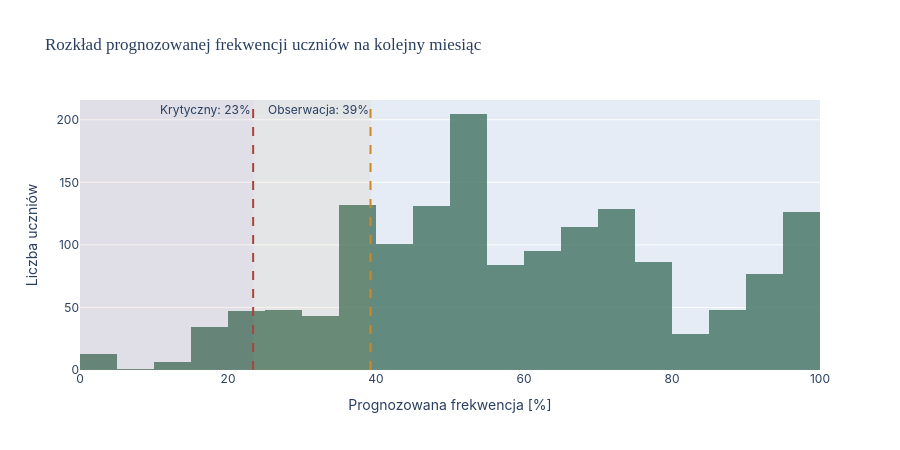

Notebook code cell kept with this figure:
### Markdown cell above
## Wykres: rozkład prognozowanej frekwencji + dwa progi alertu
Zamiast jednego sztywnego progu (który, jak ustaliliśmy, obejmuje większość szkoły) - dwa poziomy: **krytyczny** (dolne 5%, do natychmiastowej interwencji) i **do obserwacji** (dolne 20%, szerszy nadzór). Histogram pokazuje gdzie te progi faktycznie wypadają na tle całego rozkładu.

### Code cell
import plotly.graph_objects as go

PROG_KRYTYCZNY = ostatni_miesiac_kazdego_ucznia["prognoza_rf"].quantile(0.05)
PROG_OBSERWACJA = ostatni_miesiac_kazdego_ucznia["prognoza_rf"].quantile(0.20)

liczba_krytyczni = (ostatni_miesiac_kazdego_ucznia["prognoza_rf"] <= PROG_KRYTYCZNY).sum()
liczba_obserwacja = (
    (ostatni_miesiac_kazdego_ucznia["prognoza_rf"] > PROG_KRYTYCZNY) &
    (ostatni_miesiac_kazdego_ucznia["prognoza_rf"] <= PROG_OBSERWACJA)
).sum()

print(f"Krytyczny (≤{PROG_KRYTYCZNY:.1f}%): {liczba_krytyczni} uczniów")
print(f"Do obserwacji ({PROG_KRYTYCZNY:.1f}–{PROG_OBSERWACJA:.1f}%): {liczba_obserwacja} uczniów")
print(f"Reszta (>{PROG_OBSERWACJA:.1f}%): {len(ostatni_miesiac_kazdego_ucznia) - liczba_krytyczni - liczba_obserwacja} uczniów")

fig = go.Figure()
fig.add_trace(go.Histogram(
    x=ostatni_miesiac_kazdego_ucznia["prognoza_rf"],
    nbinsx=40, marker_color="#4C7A6B", opacity=0.85, name="Uczniowie"
))
fig.add_vline(x=PROG_KRYTYCZNY, line_dash="dash", line_color="#A8433A", line_width=2,
              annotation_text=f"Krytyczny: {PROG_KRYTYCZNY:.0f}%", annotation_position="top left")
fig.add_vline(x=PROG_OBSERWACJA, line_dash="dash", line_color="#C98A2C", line_width=2,
              annotation_text=f"Obserwacja: {PROG_OBSERWACJA:.0f}%", annotation_position="top left")
fig.add_vrect(x0=0, x1=PROG_KRYTYCZNY, fillcolor="#A8433A", opacity=0.08, line_width=0)
fig.add_vrect(x0=PROG_KRYTYCZNY, x1=PROG_OBSERWACJA, fillcolor="#C98A2C", opacity=0.08, line_width=0)

fig.update_layout(
    title="Rozkład prognozowanej frekwencji uczniów na kolejny miesiąc",
    xaxis_title="Prognozowana frekwencja [%]", yaxis_title="Liczba uczniów",
    height=450, showlegend=False,
    font=dict(family="Inter, sans-serif"),
    title_font=dict(family="Lora, serif", size=17),
)
fig.show()

### Figure 1 — Plotly figure (JSON) as saved in the notebook; plotly's stock layout.template omitted (floating-point values rounded to 4 significant figures; data arrays with more than 128 entries replaced by an {"elided": "..."} marker saying what was removed)
{"data": [{"marker": {"color": "#4C7A6B"}, "name": "Uczniowie", "nbinsx": 40, "opacity": 0.85, "type": "histogram", "x": {"elided": "1549 float values"}}], "layout": {"annotations": [{"showarrow": false, "text": "Krytyczny: 23%", "x": 23.4, "xanchor": "right", "xref": "x", "y": 1, "yanchor": "top", "yref": "y domain"}, {"showarrow": false, "text": "Obserwacja: 39%", "x": 39.26, "xanchor": "right", "xref": "x", "y": 1, "yanchor": "top", "yref": "y domain"}], "font": {"family": "Inter, sans-serif"}, "height": 450, "shapes": [{"line": {"color": "#A8433A", "dash": "dash", "width": 2}, "type": "line", "x0": 23.4, "x1": 23.4, "xref": "x", "y0": 0, "y1": 1, "yref": "y domain"}, {"line": {"color": "#C98A2C", "dash": "dash", "width": 2}, "type": "line", "x0": 39.26, "x1": 39.26, "xref": "x", "y0": 0, "y1": 1, "yref": "y domain"}, {"fillcolor": "#A8433A", "line": {"width": 0}, "opacity": 0.08, "type": "rect", "x0": 0, "x1": 23.4, "xref": "x", "y0": 0, "y1": 1, "yref": "y domain"}, {"fillcolor": "#C98A2C", "line": {"width": 0}, "opacity": 0.08, "type": "rect", "x0": 23.4, "x1": 39.26, "xref": "x", "y0": 0, "y1": 1, "yref": "y domain"}], "showlegend": false, "title": {"font": {"family": "Lora, serif", "size": 17}, "text": "Rozkład prognozowanej frekwencji uczniów na kolejny miesiąc"}, "xaxis": {"title": {"text": "Prognozowana frekwencja [%]"}}, "yaxis": {"title": {"text": "Liczba uczniów"}}}}
